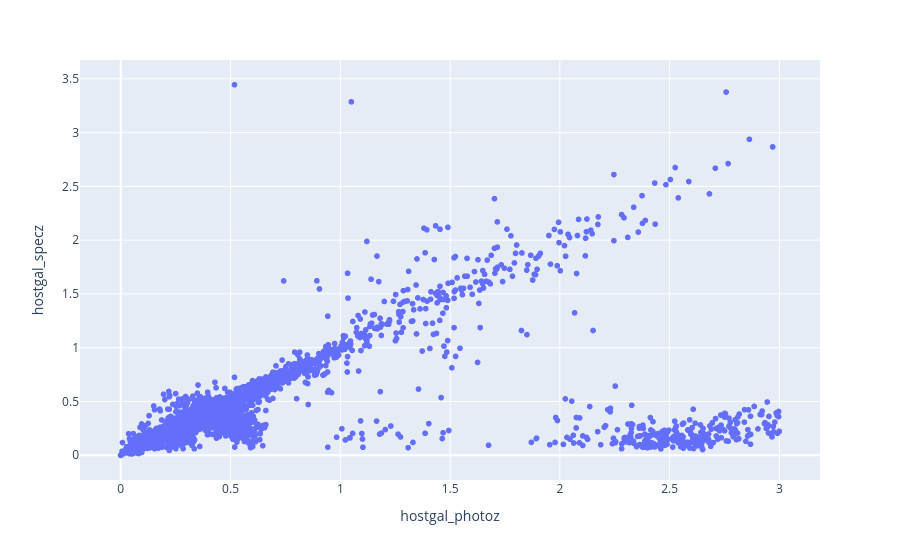

The notebook cell this image was saved under:
### Markdown cell above
## a) Create a photo-z spec-z scatter plot with px.scatter(data, x = "", y = "")

### Code cell
fig = px.scatter(plasticc_tab, x = 'hostgal_photoz', y = 'hostgal_specz',)
fig.show()

### Figure 1 — Plotly figure (JSON) as saved in the notebook; plotly's stock layout.template omitted (floating-point values rounded to 4 significant figures; data arrays with more than 128 entries replaced by an {"elided": "..."} marker saying what was removed)
{"data": [{"hovertemplate": "hostgal_photoz=%{x}<br>hostgal_specz=%{y}<extra></extra>", "legendgroup": "", "marker": {"color": "#636efa", "symbol": "circle"}, "mode": "markers", "name": "", "showlegend": false, "type": "scattergl", "x": {"elided": "7848 float values"}, "xaxis": "x", "y": {"elided": "7848 float values"}, "yaxis": "y"}], "layout": {"legend": {"tracegroupgap": 0}, "margin": {"t": 60}, "xaxis": {"anchor": "y", "domain": [0, 1], "title": {"text": "hostgal_photoz"}}, "yaxis": {"anchor": "x", "domain": [0, 1], "title": {"text": "hostgal_specz"}}}}
